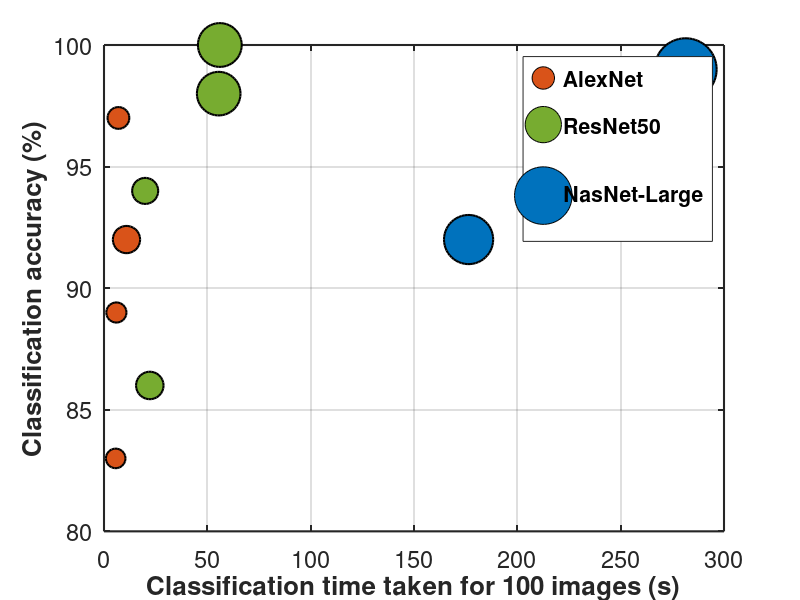

Source code (MATLAB):
% Define the data from the table
accuracy = [
    83, 86, 92;  % 9am Indoor
    89, 94, 94;  % 11am Indoor
    97, 100, 99; % 12pm Indoor
    92, 98, 97   % 12pm Outdoor
];

time = [
    5.65, 22.16, 176.41;  % 9am Indoor
    5.99, 19.92, 237.91;  % 11am Indoor
    6.98, 56.04, 281.41;  % 12pm Indoor
    10.88, 55.50, 271.34  % 12pm Outdoor
];

% Convert time to time per 100 images
time_per_100_images = time * 1;

% Define the labels for each network
network_labels = {'AlexNet', 'ResNet50', 'NasNet-Large'};

% Define different scaling factors for bubble sizes
scaling_factors = [10000, 5000, 2000]; % AlexNet, ResNet, NasNet

% Plot the data using bubbles
figure;
hold on;

% Use different colors for each network
colors = {[0.8500, 0.3250, 0.0980], [0.4660, 0.6740, 0.1880], [0, 0.4470, 0.7410]};  % Custom colors for AlexNet, ResNet, NasNet

for i = 1:size(accuracy, 2)
    % Apply different scaling factors for each network
    bubble_size = time_per_100_images(:, i) / max(time_per_100_images(:)) * scaling_factors(i);
    
    scatter(time_per_100_images(:, i), accuracy(:, i), bubble_size, colors{i}, 'o', ...
        'filled', 'MarkerEdgeColor', 'k', 'DisplayName', network_labels{i}, 'LineWidth', 1.5);
end

% Customize the plot
xlabel('Classification time taken for 100 images (s)', 'FontSize', 14, 'FontWeight', 'bold');
ylabel('Classification accuracy (%)', 'FontSize', 14, 'FontWeight', 'bold');

% Increase legend size
legend('Location', 'best', 'FontSize', 20, 'FontWeight', 'bold');

grid on;
set(gca, 'FontSize', 17, 'LineWidth', 1.5, 'Box', 'on');

hold off;
